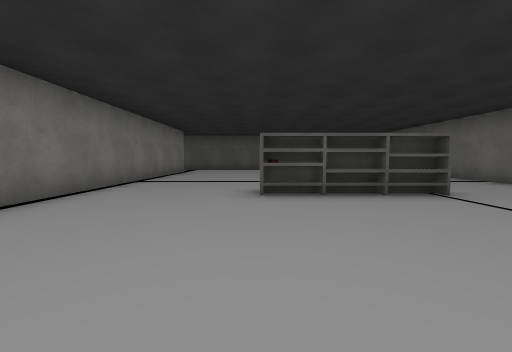
view 1 (above)

21 first-person views from a walk through a scene from a Unity 3-D project. The camera is 1.2 m above the floor, tilts 4° down and sees 90° across. Doors are open. The floor is counted in squares, 2 m on a side. Each view is taken from the middle of a square. On the plan, view 1 faces up. The plan holds only what a view shows up to about 9 squares ahead; the rest is blank. The place goes on beyond the plan. The player is left out. Some animated figures are not drawn. Some surface patterns are stand-ins.

view 2
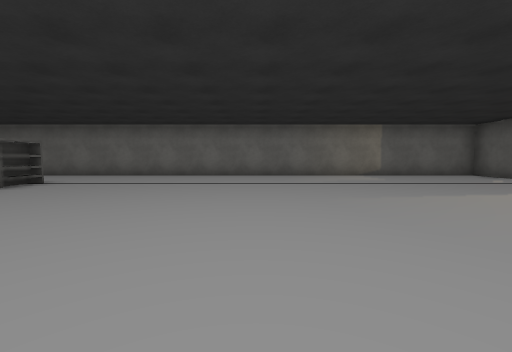

view 3
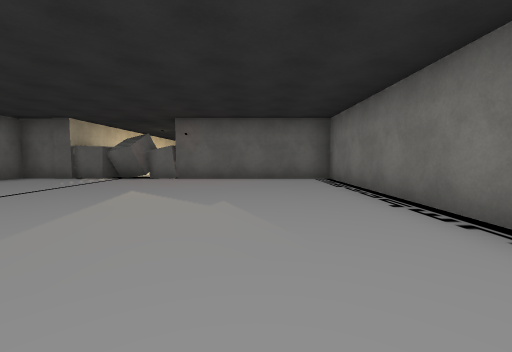

view 4
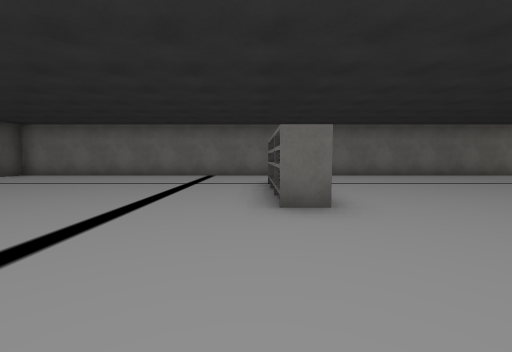

view 5
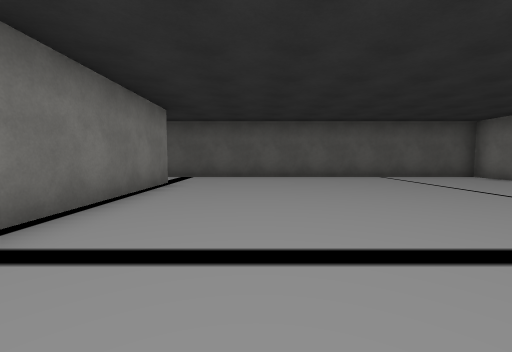

view 6
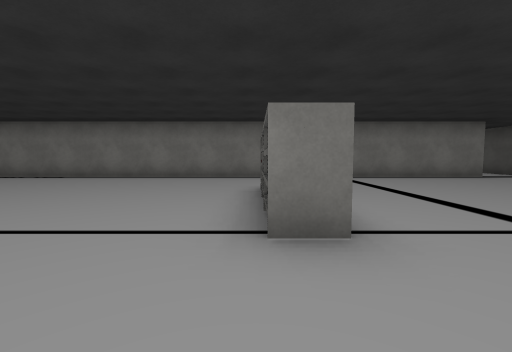

view 7
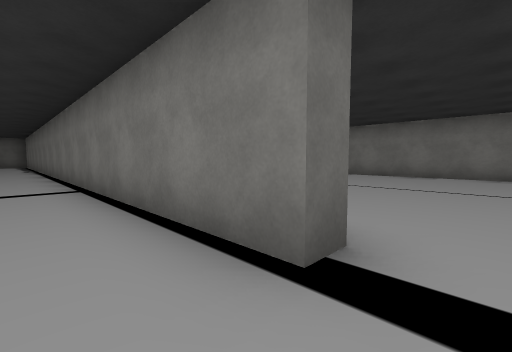

view 8
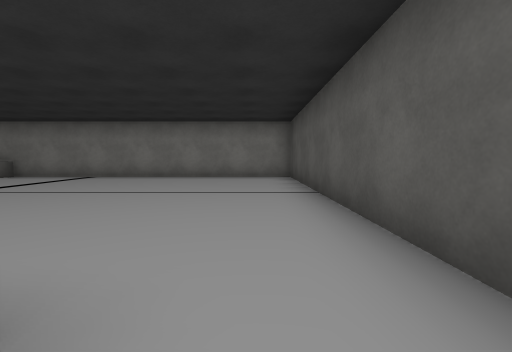

view 9
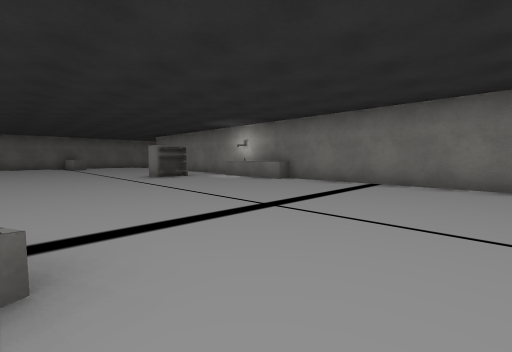

view 10
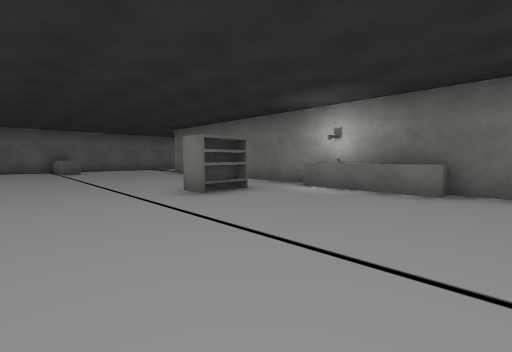

view 11
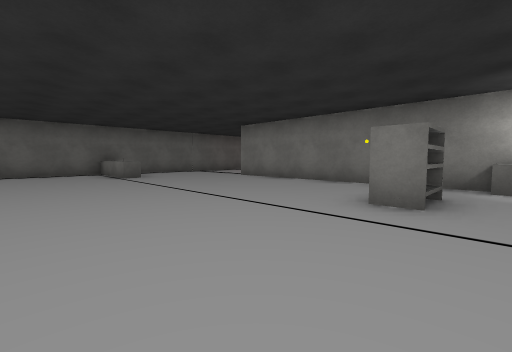

view 12
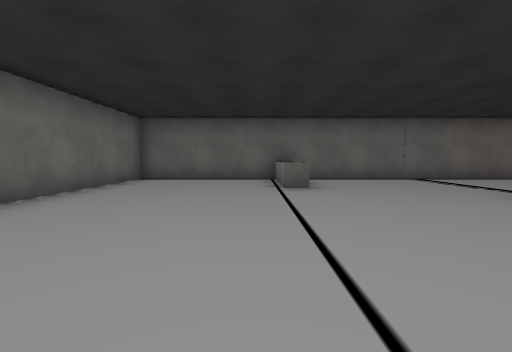

view 13
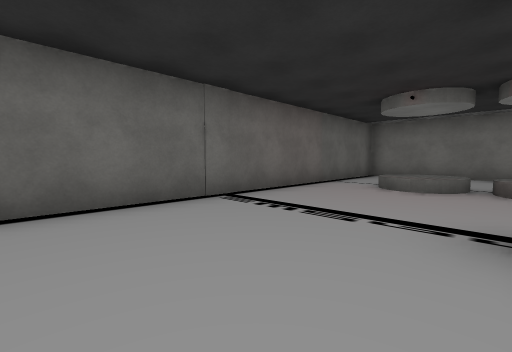

view 14
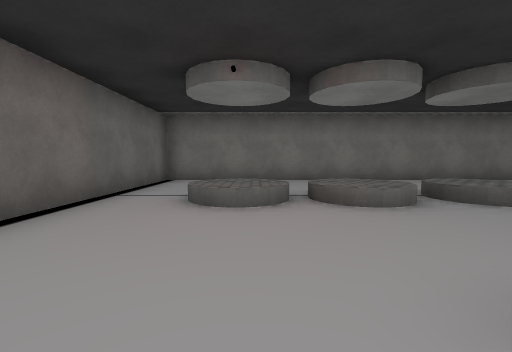

view 15
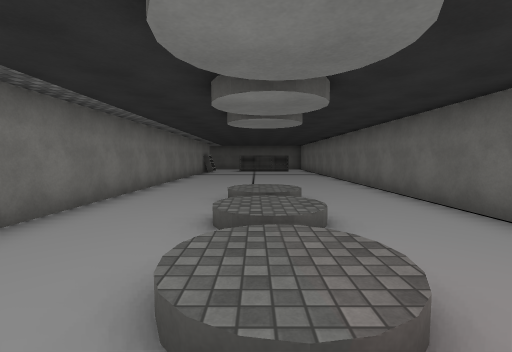

view 16
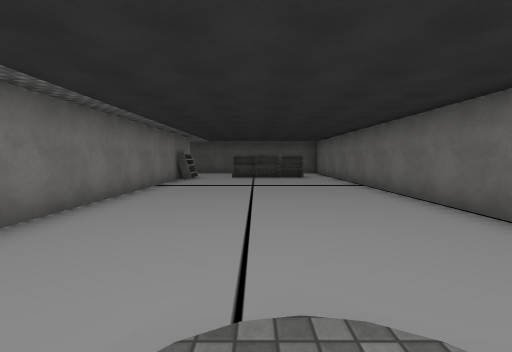

view 17
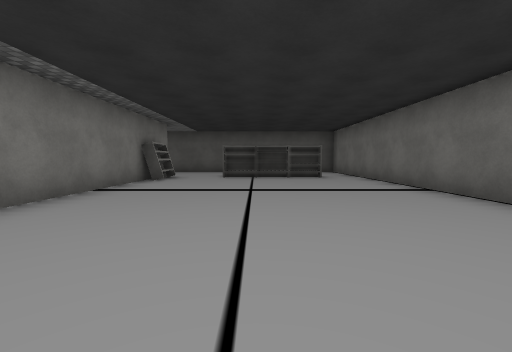

view 18
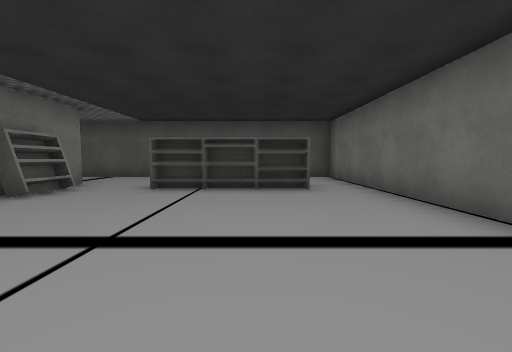

view 19
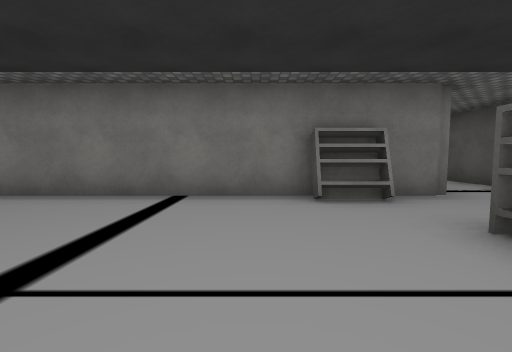

view 20
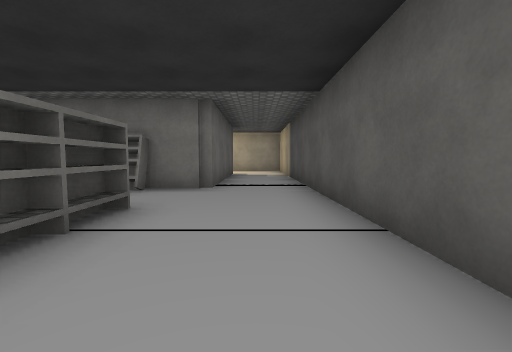

view 21
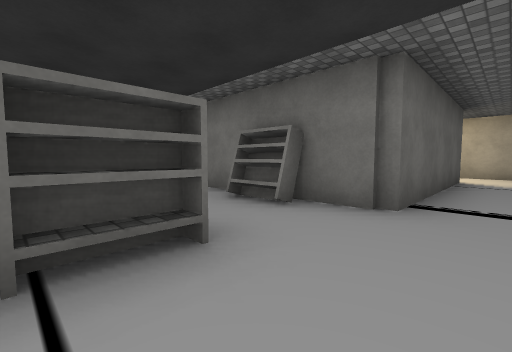

### Floor plan
Key: @ floor where view 1 was taken; # wall or solid block; . main floor; : floor 0.5 m higher than the main floor; / step, stairs or slope; D open door; ^ raised ledge; S shelf; C cube; O other object.
Columns run from 22 left of view 1 to 6 right of it. Each row starts with its distance up from view 1.
 13 #DD##########################
 12 .DD.......#.................#
 11 ####......#.......#.........#
 10    ##.SSSS#.......#.........#
  9     S.....#.......#.........#
  8     #.....#.......S.........#
  7     #.....#.......#.........#
  6     #.....#.......#.........#
  5     #.....#.......#.........#
  4     #.....##......#...SSSS..#
  3     #......#......#.........#
  2     #.....#O......#.........#
  1     #.....#..S....#.........#
  0     #../..#.......#...@.....#
 -1     #..:/.#.......#.........#
 -2     #.. /.#.......#.........#
 -3     #..:/.#.......#.........#
 -4     #..//.#.......#.........#
 -5     #..//.#.......#.........#
 -6     #..:/.....^...#.........#
 -7     #../...... ...#.........#
 -8     #.........^...#.........#
 -9     ####################CCC##
-10                         CC

Where each view was taken, in squares from view 1:
view 1: 0 up, 0 right, facing up
view 2: 1 down, 3 left, facing right
view 3: 1 down, 1 left, facing down
view 4: 5 up, 3 left, facing right
view 5: 5 up, 1 left, facing up
view 6: 4 up, 5 right, facing left
view 7: 12 up, 2 left, facing down-left
view 8: 12 up, 3 left, facing left
view 9: 9 up, 5 left, facing down-left
view 10: 5 up, 6 left, facing down-left
view 11: 2 up, 5 left, facing down-left
view 12: 1 down, 7 left, facing down
view 13: 5 down, 9 left, facing down-left
view 14: 6 down, 11 left, facing left
view 15: 6 down, 15 left, facing up
view 16: 1 down, 15 left, facing up
view 17: 2 up, 15 left, facing up
view 18: 5 up, 14 left, facing up
view 19: 8 up, 14 left, facing left
view 20: 12 up, 13 left, facing left
view 21: 12 up, 15 left, facing down-left
